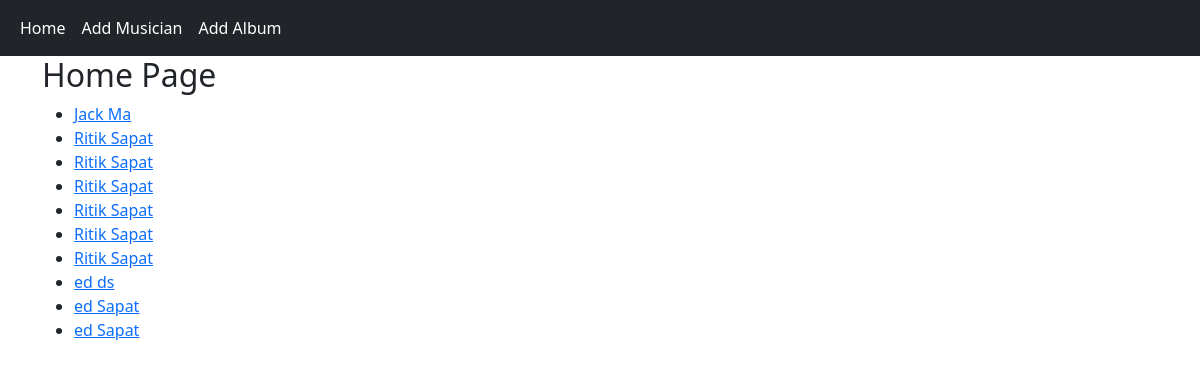
The page / on the database its author committed.
### first_app/models.py (models this page shows, shortened)
class Musician(models.Model):
    first_name = models.CharField(max_length = 50)
    last_name = models.CharField(max_length = 50)
    instrument = models.CharField(max_length = 100)

### first_app/views.py (the view)
# urls.py: path('',views.index,name='index'),
def index(request):
    musician_list = Musician.objects.order_by('first_name')
    diction = {'title':'Home Page','musician_list':musician_list}
    return render(request,'first_app/index.html',context=diction)

### templates/first_app/index.html
{% extends "first_app/base.html" %}
{% block body_block %}
<h2>Home Page</h2>
<ul>
    {% if musician_list %}
    {% for musician in  musician_list %}
    <li><a href="{% url 'first_app:album_list' artist_id=musician.id  %}">{{ musician.first_name }}
            {{ musician.last_name }}</a>
    </li>
    {% endfor %}
    {% else %}
    <h1>No Musician is this list</h1>
    {% endif %}
</ul>
{% endblock %}

### templates/first_app/base.html (shortened to what this page needs)
<!DOCTYPE html>
{% load static %}
<html lang="en">
<head>
  <link href="https://cdn.jsdelivr.net/npm/bootstrap@5.2.0-beta1/dist/css/bootstrap.min.css" rel="stylesheet"
 />
</head>
<body>
  <nav class="navbar navbar-expand-lg bg-dark">
    <div class="container-fluid">
      <div class="collapse navbar-collapse" id="navbarNav">
        <ul class="navbar-nav ">
          <li class="nav-item">
            <a class="nav-link active text-white" aria-current="page" href="{% url 'first_app:index' %}">Home</a>
          </li>
          <li class="nav-item ">
            <a class="nav-link text-white" href="{% url 'first_app:musician_form' %}">Add Musician</a>
          </li>
          <li class="nav-item ">
            <a class="nav-link text-white" href="{% url 'first_app:album_form' %}">Add Album</a>
          </li>
        </ul>
      </div>
    </div>
  </nav>
  <div class="container">
    {% block body_block %} {% endblock %}
  </div>
</body>
</html>

### rows shown on the page
Musician: first_name "Jack", last_name "Ma"
Musician: first_name "Ritik", last_name "Sapat"
Musician: first_name "Ritik", last_name "Sapat"
Musician: first_name "Ritik", last_name "Sapat"
Musician: first_name "Ritik", last_name "Sapat"
Musician: first_name "Ritik", last_name "Sapat"
Musician: first_name "Ritik", last_name "Sapat"
Musician: first_name "ed", last_name "ds"
Musician: first_name "ed", last_name "Sapat"
Musician: first_name "ed", last_name "Sapat"
